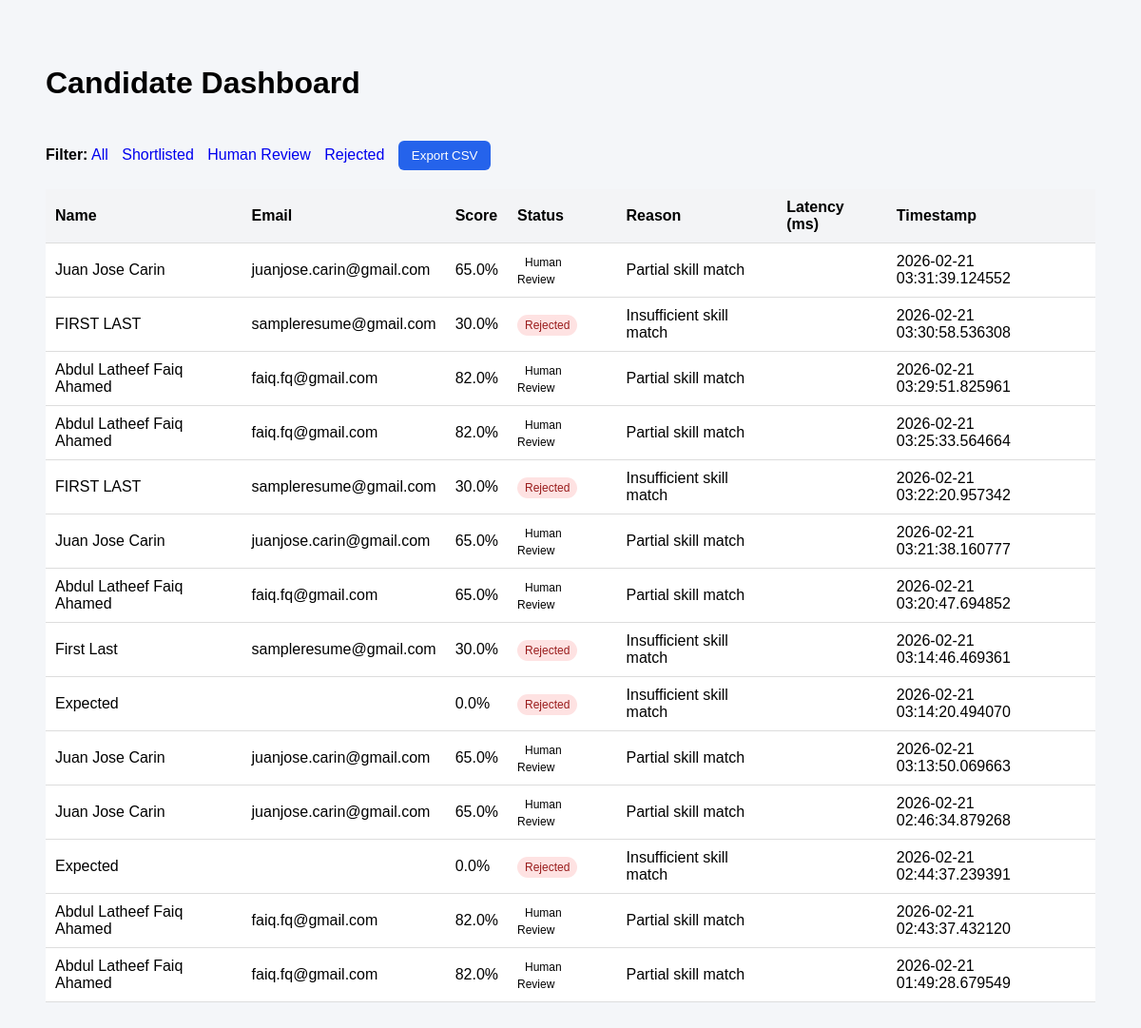
/dashboard, run on the app's committed database.
### app/database.py (models this page shows)
class CandidateRecord(Base):
    __tablename__ = "candidates"
    id = Column(Integer, primary_key=True, index=True)
    task_id = Column(String)
    name = Column(String)
    email = Column(String)
    match_score = Column(Float)
    recommendation = Column(String)
    review_reason = Column(String)
    created_at = Column(DateTime, default=datetime.utcnow)

### app/main.py (the view)
@app.get("/dashboard", response_class=HTMLResponse)
def dashboard(request: Request, status: str = None):
    from app.database import SessionLocal, CandidateRecord
    db = SessionLocal()
    query = db.query(CandidateRecord)
    if status:
        query = query.filter(CandidateRecord.recommendation == status)
    records = query.order_by(CandidateRecord.created_at.desc()).all()
    db.close()
    return templates.TemplateResponse("dashboard.html", {
        "request": request,
        "records": records,
        "selected_status": status
    })

### app/templates/dashboard.html (shortened to what this page needs)
<!DOCTYPE html>
<html>
<head>
</head>
<body>
<div style="display:flex; justify-content:space-between; align-items:center; margin-bottom:20px;">
    <h1>Candidate Dashboard</h1>
</div>
<div class="filters">
    <strong>Filter:</strong>
    <a href="/dashboard">All</a>
    <a href="/dashboard?status=Shortlisted">Shortlisted</a>
    <a href="/dashboard?status=Human Review">Human Review</a>
    <a href="/dashboard?status=Rejected">Rejected</a>
    <a href="/export-csv{% if selected_status %}?status={{ selected_status }}{% endif %}">
        <button>Export CSV</button>
    </a>
</div>
<table>
    <tr>
        <th>Name</th>
        <th>Email</th>
        <th>Score</th>
        <th>Status</th>
        <th>Reason</th>
        <th>Latency (ms)</th>
        <th>Timestamp</th>
    </tr>
    {% for r in records %}
    <tr>
        <td>{{ r.name }}</td>
        <td>{{ r.email }}</td>
        <td>{{ (r.match_score * 100) | round(1) }}%</td>
        <td>
            <span class="badge {{ r.recommendation }}">
                {{ r.recommendation }}
            </span>
        </td>
        <td>{{ r.review_reason }}</td>
        <td>{{ r.processing_time_ms }}</td>
        <td>{{ r.created_at }}</td>
    </tr>
    {% endfor %}
</table>
</body>
</html>

### app/templates/dashboard.html (style rules this page uses)
body { font-family: Arial; padding: 40px; background: #f4f6f9; }
table { width: 100%; border-collapse: collapse; background: white; }
th, td { padding: 10px; border-bottom: 1px solid #ddd; text-align: left; }
th { background: #f3f4f6; }
.badge { padding: 4px 8px; border-radius: 12px; font-size: 12px; }
.Rejected { background: #fee2e2; color: #991b1b; }
.filters { margin-bottom: 20px; }
a { text-decoration: none; margin-right: 10px; }
button { padding: 8px 14px; background: #2563eb; color: white; border: none; border-radius: 6px; }

### data on the page
CandidateRecord: name "Juan Jose Carin", email "juanjose.carin@gmail.com", (r.match_score*100)|round(1) "65.0", recommendation "Human Review", review_reason "Partial skill match", created_at "2026-02-21 03:31:39.124552"
CandidateRecord: name "FIRST LAST", email "sampleresume@gmail.com", (r.match_score*100)|round(1) "30.0", recommendation "Rejected", review_reason "Insufficient skill match", created_at "2026-02-21 03:30:58.536308"
CandidateRecord: name "Abdul Latheef Faiq Ahamed", email "faiq.fq@gmail.com", (r.match_score*100)|round(1) "82.0", recommendation "Human Review", review_reason "Partial skill match", created_at "2026-02-21 03:29:51.825961"
CandidateRecord: name "Abdul Latheef Faiq Ahamed", email "faiq.fq@gmail.com", (r.match_score*100)|round(1) "82.0", recommendation "Human Review", review_reason "Partial skill match", created_at "2026-02-21 03:25:33.564664"
CandidateRecord: name "FIRST LAST", email "sampleresume@gmail.com", (r.match_score*100)|round(1) "30.0", recommendation "Rejected", review_reason "Insufficient skill match", created_at "2026-02-21 03:22:20.957342"
CandidateRecord: name "Juan Jose Carin", email "juanjose.carin@gmail.com", (r.match_score*100)|round(1) "65.0", recommendation "Human Review", review_reason "Partial skill match", created_at "2026-02-21 03:21:38.160777"
CandidateRecord: name "Abdul Latheef Faiq Ahamed", email "faiq.fq@gmail.com", (r.match_score*100)|round(1) "65.0", recommendation "Human Review", review_reason "Partial skill match", created_at "2026-02-21 03:20:47.694852"
CandidateRecord: name "First Last", email "sampleresume@gmail.com", (r.match_score*100)|round(1) "30.0", recommendation "Rejected", review_reason "Insufficient skill match", created_at "2026-02-21 03:14:46.469361"
CandidateRecord: name "Expected", (r.match_score*100)|round(1) "0.0", recommendation "Rejected", review_reason "Insufficient skill match", created_at "2026-02-21 03:14:20.494070"
CandidateRecord: name "Juan Jose Carin", email "juanjose.carin@gmail.com", (r.match_score*100)|round(1) "65.0", recommendation "Human Review", review_reason "Partial skill match", created_at "2026-02-21 03:13:50.069663"
CandidateRecord: name "Juan Jose Carin", email "juanjose.carin@gmail.com", (r.match_score*100)|round(1) "65.0", recommendation "Human Review", review_reason "Partial skill match", created_at "2026-02-21 02:46:34.879268"
CandidateRecord: name "Expected", (r.match_score*100)|round(1) "0.0", recommendation "Rejected", review_reason "Insufficient skill match", created_at "2026-02-21 02:44:37.239391"
CandidateRecord: name "Abdul Latheef Faiq Ahamed", email "faiq.fq@gmail.com", (r.match_score*100)|round(1) "82.0", recommendation "Human Review", review_reason "Partial skill match", created_at "2026-02-21 02:43:37.432120"
CandidateRecord: name "Abdul Latheef Faiq Ahamed", email "faiq.fq@gmail.com", (r.match_score*100)|round(1) "82.0", recommendation "Human Review", review_reason "Partial skill match", created_at "2026-02-21 01:49:28.679549"
